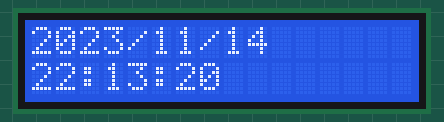
Simulated run of this sketch. Board: Arduino Uno, built with avr-gcc and run on an emulated ATmega328P. Shown: 16×2 character LCD. The local clock reads 2024-03-15 10:24:30 at power-on unless the sketch sets it; what the sketch prints to the serial monitor is not drawn.

Above: at 0.1 s.
At 5.1 s:
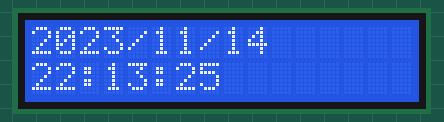
At 9.1 s:
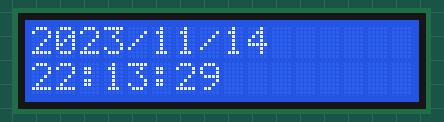
At 17.1 s:
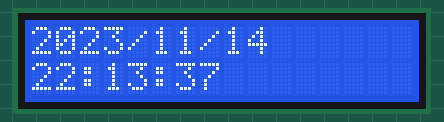
At 25.1 s:
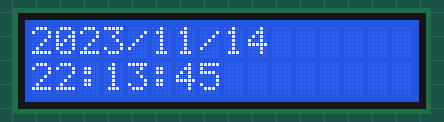
At 36.1 s:
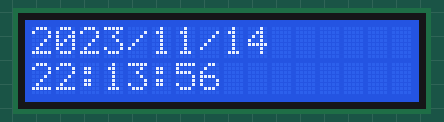

Measured:
- what the display in image 1 shows lasts 1.0 s, from 5.1 s to 6.1 s

The sketch:

LCD_Single_wire_Demo_2.ino
```cpp
//------------------------------------------------------------------------------
// Programa para Ejercitar una Pantalla de Cristal Líquido (LCD) usando
// una interface I2C. Se emplea el RTC DS1307, conectado al bus I2C.
//------------------------------------------------------------------------------

//-----[ Bibliotecas ]-----
#include <Wire.h>
#include <RTClib.h>
#include <LiquidCrystal_I2C.h>

// Instancias de la pantalla y el RTC
LiquidCrystal_I2C lcd(0x27, 16, 2);
RTC_DS1307 rtc;
//------------------------------------------------------------------------------
void setup () {
  Serial.begin(9600);
  Wire.begin();
  lcd.begin(16,2);
  lcd.backlight();
  rtc.begin();
  rtc.adjust(DateTime(__DATE__, __TIME__));
}
//------------------------------------------------------------------------------
void loop () {
    DateTime now = rtc.now();

    Serial.print(now.year(), DEC);
    Serial.print('/');
    Serial.print(now.month(), DEC);
    Serial.print('/');
    Serial.print(now.day(), DEC);
    Serial.print(' ');
    Serial.print(now.hour(), DEC);
    Serial.print(':');
    Serial.print(now.minute(), DEC);
    Serial.print(':');
    Serial.print(now.second(), DEC);
    Serial.println();

    //Show the time on the screen

    lcd.setCursor(0, 0);
    lcd.print(now.year(), DEC);
    lcd.print('/');
    if (now.month()<10)
    { lcd.print("0"); }
    lcd.print(now.month(), DEC);
    lcd.print('/');
    if (now.day()<10)
    { lcd.print("0"); }
    lcd.print(now.day(), DEC);
    lcd.setCursor(0, 1);
    if (now.hour()<10)
    { lcd.print("0"); }
    lcd.print(now.hour(), DEC);
    lcd.print(':');
    if (now.minute()<10)
    { lcd.print("0"); }
    lcd.print(now.minute(), DEC);
    lcd.print(':');
    if (now.second()<10)
    { lcd.print("0"); }
    lcd.print(now.second(), DEC);

    delay(100);
}
//------------------------------------------------------------------------------
```
